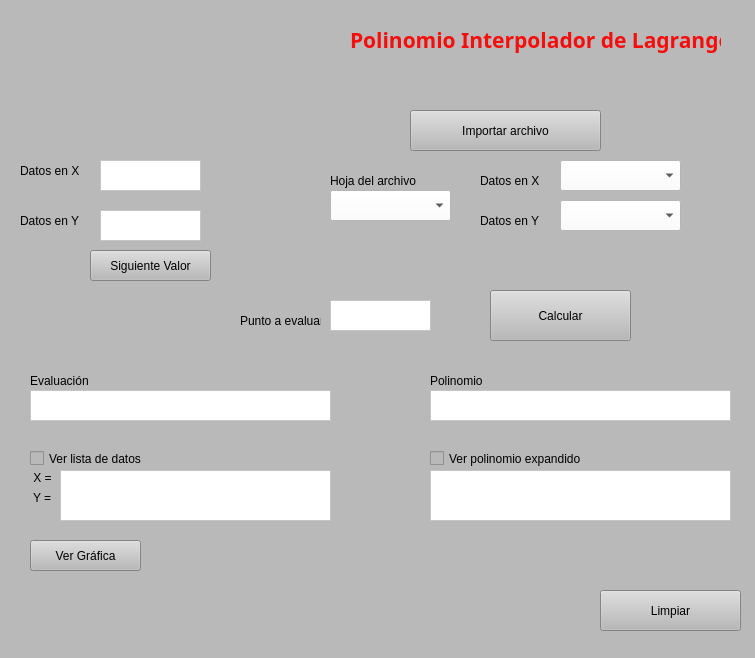
<?xml version="1.0" encoding="UTF-8"?>
<ui version="4.0">
 <class>MainWindow</class>
 <widget class="QMainWindow" name="MainWindow">
  <property name="geometry">
   <rect>
    <x>0</x>
    <y>0</y>
    <width>755</width>
    <height>658</height>
   </rect>
  </property>
  <property name="windowTitle">
   <string>MainWindow</string>
  </property>
  <property name="styleSheet">
   <string notr="true">
background-color: rgb(185, 185, 185);</string>
  </property>
  <widget class="QWidget" name="centralwidget">
   <widget class="QLabel" name="Titulo">
    <property name="geometry">
     <rect>
      <x>350</x>
      <y>0</y>
      <width>371</width>
      <height>81</height>
     </rect>
    </property>
    <property name="font">
     <font>
      <family>Malgun Gothic</family>
      <pointsize>12</pointsize>
      <weight>75</weight>
      <italic>true</italic>
      <bold>true</bold>
     </font>
    </property>
    <property name="text">
     <string>&lt;html&gt;&lt;head/&gt;&lt;body&gt;&lt;p align=&quot;center&quot;&gt;&lt;span style=&quot; font-size:16pt; font-style:normal; color:#f50e0e;&quot;&gt;Polinomio Interpolador de Lagrange&lt;/span&gt;&lt;/p&gt;&lt;/body&gt;&lt;/html&gt;</string>
    </property>
   </widget>
   <widget class="QLabel" name="Datos_X">
    <property name="geometry">
     <rect>
      <x>20</x>
      <y>160</y>
      <width>81</width>
      <height>21</height>
     </rect>
    </property>
    <property name="text">
     <string>Datos en X</string>
    </property>
   </widget>
   <widget class="QLabel" name="Datos_Y">
    <property name="geometry">
     <rect>
      <x>20</x>
      <y>210</y>
      <width>81</width>
      <height>21</height>
     </rect>
    </property>
    <property name="text">
     <string>Datos en Y</string>
    </property>
   </widget>
   <widget class="QTextEdit" name="DigDatX">
    <property name="geometry">
     <rect>
      <x>100</x>
      <y>160</y>
      <width>101</width>
      <height>31</height>
     </rect>
    </property>
    <property name="styleSheet">
     <string notr="true">background-color: rgb(255, 255, 255);</string>
    </property>
   </widget>
   <widget class="QTextEdit" name="DigDatY">
    <property name="geometry">
     <rect>
      <x>100</x>
      <y>210</y>
      <width>101</width>
      <height>31</height>
     </rect>
    </property>
    <property name="styleSheet">
     <string notr="true">background-color: rgb(255, 255, 255);</string>
    </property>
   </widget>
   <widget class="QLabel" name="Escudo">
    <property name="geometry">
     <rect>
      <x>20</x>
      <y>0</y>
      <width>301</width>
      <height>131</height>
     </rect>
    </property>
    <property name="styleSheet">
     <string notr="true">border-image: url(:/cct/Escudo UNAL.png);</string>
    </property>
    <property name="text">
     <string/>
    </property>
   </widget>
   <widget class="QPushButton" name="Next">
    <property name="geometry">
     <rect>
      <x>90</x>
      <y>250</y>
      <width>121</width>
      <height>31</height>
     </rect>
    </property>
    <property name="text">
     <string>Siguiente Valor</string>
    </property>
   </widget>
   <widget class="QCheckBox" name="Polinomio">
    <property name="geometry">
     <rect>
      <x>430</x>
      <y>450</y>
      <width>191</width>
      <height>17</height>
     </rect>
    </property>
    <property name="text">
     <string>Ver polinomio expandido</string>
    </property>
   </widget>
   <widget class="QCheckBox" name="Lista">
    <property name="geometry">
     <rect>
      <x>30</x>
      <y>450</y>
      <width>151</width>
      <height>17</height>
     </rect>
    </property>
    <property name="text">
     <string>Ver lista de datos</string>
    </property>
   </widget>
   <widget class="QTextEdit" name="ListDat">
    <property name="geometry">
     <rect>
      <x>60</x>
      <y>470</y>
      <width>271</width>
      <height>51</height>
     </rect>
    </property>
    <property name="styleSheet">
     <string notr="true">background-color: rgb(255, 255, 255);</string>
    </property>
   </widget>
   <widget class="QPushButton" name="Import">
    <property name="geometry">
     <rect>
      <x>410</x>
      <y>110</y>
      <width>191</width>
      <height>41</height>
     </rect>
    </property>
    <property name="text">
     <string>Importar archivo</string>
    </property>
   </widget>
   <widget class="QComboBox" name="ComboX">
    <property name="geometry">
     <rect>
      <x>560</x>
      <y>160</y>
      <width>121</width>
      <height>31</height>
     </rect>
    </property>
    <property name="styleSheet">
     <string notr="true">background-color: rgb(255, 255, 255);</string>
    </property>
   </widget>
   <widget class="QComboBox" name="ComboY">
    <property name="geometry">
     <rect>
      <x>560</x>
      <y>200</y>
      <width>121</width>
      <height>31</height>
     </rect>
    </property>
    <property name="styleSheet">
     <string notr="true">background-color: rgb(255, 255, 255);</string>
    </property>
   </widget>
   <widget class="QPushButton" name="Limpiar">
    <property name="geometry">
     <rect>
      <x>600</x>
      <y>590</y>
      <width>141</width>
      <height>41</height>
     </rect>
    </property>
    <property name="text">
     <string>Limpiar</string>
    </property>
   </widget>
   <widget class="QComboBox" name="ComboH">
    <property name="geometry">
     <rect>
      <x>330</x>
      <y>190</y>
      <width>121</width>
      <height>31</height>
     </rect>
    </property>
    <property name="styleSheet">
     <string notr="true">background-color: rgb(255, 255, 255);</string>
    </property>
   </widget>
   <widget class="QLabel" name="Datos_Y_2">
    <property name="geometry">
     <rect>
      <x>480</x>
      <y>210</y>
      <width>81</width>
      <height>21</height>
     </rect>
    </property>
    <property name="text">
     <string>Datos en Y</string>
    </property>
   </widget>
   <widget class="QLabel" name="Datos_X_2">
    <property name="geometry">
     <rect>
      <x>480</x>
      <y>170</y>
      <width>81</width>
      <height>21</height>
     </rect>
    </property>
    <property name="text">
     <string>Datos en X</string>
    </property>
   </widget>
   <widget class="QLabel" name="Hoja">
    <property name="geometry">
     <rect>
      <x>330</x>
      <y>170</y>
      <width>121</width>
      <height>21</height>
     </rect>
    </property>
    <property name="text">
     <string>Hoja del archivo</string>
    </property>
   </widget>
   <widget class="QLabel" name="Polinomio_2">
    <property name="geometry">
     <rect>
      <x>430</x>
      <y>370</y>
      <width>71</width>
      <height>21</height>
     </rect>
    </property>
    <property name="text">
     <string>Polinomio</string>
    </property>
   </widget>
   <widget class="QLabel" name="Evaluacion">
    <property name="geometry">
     <rect>
      <x>30</x>
      <y>370</y>
      <width>81</width>
      <height>21</height>
     </rect>
    </property>
    <property name="text">
     <string>Evaluación</string>
    </property>
   </widget>
   <widget class="QPushButton" name="Calcular">
    <property name="geometry">
     <rect>
      <x>490</x>
      <y>290</y>
      <width>141</width>
      <height>51</height>
     </rect>
    </property>
    <property name="text">
     <string>Calcular</string>
    </property>
   </widget>
   <widget class="QTextEdit" name="Mos_Evaluacion">
    <property name="geometry">
     <rect>
      <x>30</x>
      <y>390</y>
      <width>301</width>
      <height>31</height>
     </rect>
    </property>
    <property name="styleSheet">
     <string notr="true">background-color: rgb(255, 255, 255);</string>
    </property>
   </widget>
   <widget class="QTextEdit" name="Mos_Polinomio">
    <property name="geometry">
     <rect>
      <x>430</x>
      <y>390</y>
      <width>301</width>
      <height>31</height>
     </rect>
    </property>
    <property name="styleSheet">
     <string notr="true">background-color: rgb(255, 255, 255);</string>
    </property>
   </widget>
   <widget class="QTextEdit" name="DigDatY_2">
    <property name="geometry">
     <rect>
      <x>330</x>
      <y>300</y>
      <width>101</width>
      <height>31</height>
     </rect>
    </property>
    <property name="styleSheet">
     <string notr="true">background-color: rgb(255, 255, 255);</string>
    </property>
   </widget>
   <widget class="QLabel" name="P_evaluar">
    <property name="geometry">
     <rect>
      <x>240</x>
      <y>310</y>
      <width>81</width>
      <height>21</height>
     </rect>
    </property>
    <property name="text">
     <string>Punto a evaluar</string>
    </property>
   </widget>
   <widget class="QPushButton" name="Grafica_2">
    <property name="geometry">
     <rect>
      <x>30</x>
      <y>540</y>
      <width>111</width>
      <height>31</height>
     </rect>
    </property>
    <property name="text">
     <string>Ver Gráfica</string>
    </property>
   </widget>
   <widget class="QLabel" name="XS">
    <property name="geometry">
     <rect>
      <x>30</x>
      <y>470</y>
      <width>31</width>
      <height>16</height>
     </rect>
    </property>
    <property name="text">
     <string> X =</string>
    </property>
   </widget>
   <widget class="QLabel" name="YS">
    <property name="geometry">
     <rect>
      <x>30</x>
      <y>490</y>
      <width>31</width>
      <height>16</height>
     </rect>
    </property>
    <property name="text">
     <string> Y =</string>
    </property>
   </widget>
   <widget class="QTextEdit" name="Poliexp">
    <property name="geometry">
     <rect>
      <x>430</x>
      <y>470</y>
      <width>301</width>
      <height>51</height>
     </rect>
    </property>
    <property name="styleSheet">
     <string notr="true">background-color: rgb(255, 255, 255);</string>
    </property>
   </widget>
   <zorder>Escudo</zorder>
   <zorder>YS</zorder>
   <zorder>XS</zorder>
   <zorder>Titulo</zorder>
   <zorder>Datos_X</zorder>
   <zorder>Datos_Y</zorder>
   <zorder>DigDatX</zorder>
   <zorder>DigDatY</zorder>
   <zorder>Next</zorder>
   <zorder>Polinomio</zorder>
   <zorder>Lista</zorder>
   <zorder>ListDat</zorder>
   <zorder>Import</zorder>
   <zorder>ComboX</zorder>
   <zorder>ComboY</zorder>
   <zorder>Limpiar</zorder>
   <zorder>Datos_Y_2</zorder>
   <zorder>Datos_X_2</zorder>
   <zorder>Hoja</zorder>
   <zorder>Polinomio_2</zorder>
   <zorder>Evaluacion</zorder>
   <zorder>Calcular</zorder>
   <zorder>Mos_Evaluacion</zorder>
   <zorder>Mos_Polinomio</zorder>
   <zorder>P_evaluar</zorder>
   <zorder>ComboH</zorder>
   <zorder>DigDatY_2</zorder>
   <zorder>Grafica_2</zorder>
   <zorder>Poliexp</zorder>
  </widget>
  <widget class="QMenuBar" name="menubar">
   <property name="geometry">
    <rect>
     <x>0</x>
     <y>0</y>
     <width>755</width>
     <height>22</height>
    </rect>
   </property>
  </widget>
  <widget class="QStatusBar" name="statusbar"/>
 </widget>
 <tabstops>
  <tabstop>DigDatX</tabstop>
  <tabstop>DigDatY</tabstop>
  <tabstop>Next</tabstop>
  <tabstop>DigDatY_2</tabstop>
  <tabstop>Calcular</tabstop>
  <tabstop>Mos_Evaluacion</tabstop>
  <tabstop>Mos_Polinomio</tabstop>
  <tabstop>Lista</tabstop>
  <tabstop>ListDat</tabstop>
  <tabstop>Polinomio</tabstop>
  <tabstop>Poliexp</tabstop>
  <tabstop>Grafica_2</tabstop>
  <tabstop>Limpiar</tabstop>
  <tabstop>ComboH</tabstop>
  <tabstop>Import</tabstop>
  <tabstop>ComboY</tabstop>
  <tabstop>ComboX</tabstop>
 </tabstops>
 <resources>
  <include location="../Escudo.qrc"/>
 </resources>
 <connections/>
</ui>
